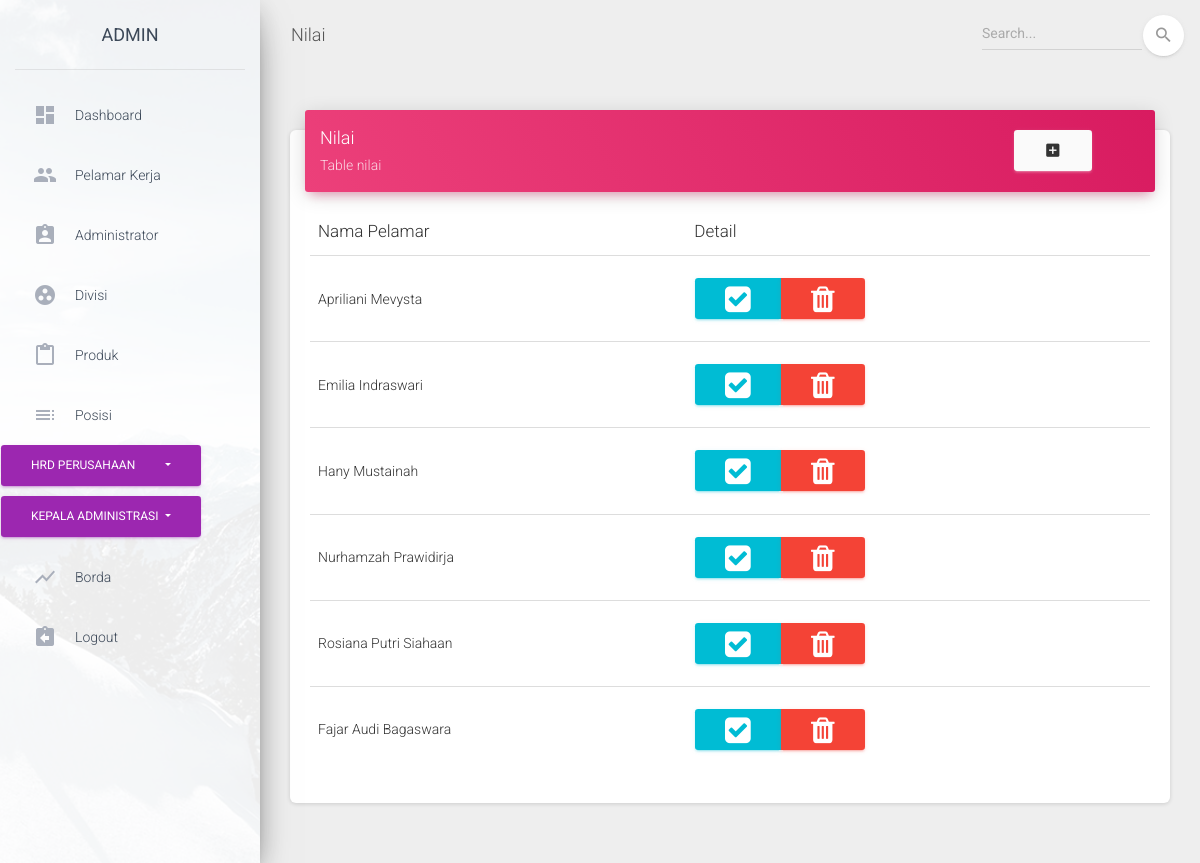
The page /index.php/nilai2 on the database its author committed.
### tables this page shows
CREATE TABLE `pelamar` (
  `id_pelamar` int(50) NOT NULL,
  `nama` varchar(55) NOT NULL,
  `email` varchar(25) NOT NULL,
  `pendidikan` varchar(255) NOT NULL,
  `nama_sekolah` varchar(45) NOT NULL,
  `alamat` varchar(100) NOT NULL,
  `no_hp` varchar(12) NOT NULL,
  `tempat_lahir` varchar(25) DEFAULT NULL,
  `tanggal_lahir` varchar(45) NOT NULL,
  `username` varchar(45) NOT NULL,
  `password` text NOT NULL,
  `jenis_kelamin` varchar(15) NOT NULL,
  `fk_posisi_magang` int(11) NOT NULL,
  `status` int(11) NOT NULL
);

### application/controllers/Nilai2.php (called while the page is built, shortened)
<?php
class Nilai2 extends CI_Controller {
	public function __construct(){
		$this->load->helper('url','form');
		$this->load->library('form_validation');
		$this->load->model('nilai_model2');
		$this->load->model('alternatif_model');
		$this->load->model('kriteria_model2');
		$this->load->model('PelamarModel');
	}
	public function index()
	{
		$object['alternatif']=$this->PelamarModel->getDataAlternatifByUser();
		$object['nilai_object']=$this->nilai_model2->get_alternatif_from_nilai();
		$this->load->view('admin/nilai2/template/header');
		$this->load->view('admin/nilai2/nilai',$object);
		$this->load->view('admin/nilai2/template/footer');
	}
}
?>

### index.php (called while the page is built, shortened)
<?php
require_once BASEPATH.'core/CodeIgniter.php';

### application/models/PelamarModel.php (called while the page is built, shortened)
<?php
class PelamarModel extends CI_Model {
	public function getDataAlternatifByUser()
	{
		$this->db->select('pelamar.id_pelamar,nama');
		$this->db->order_by("id_pelamar","asc");
		$query = $this->db->get('pelamar');
		return $query->result();
	}
}

### application/models/Nilai_model2.php (called while the page is built, shortened)
<?php
class nilai_model2 extends CI_Model
{
    public function get_alternatif_from_nilai()
        {
            $query = $this->db->query("SELECT DISTINCT id_pelamar FROM nilai2 ;");
            return $query->result();
        }
}
?>

### application/views/admin/nilai2/nilai.php (the view, shortened to what this page needs)
<div class="content">
  <div class="container-fluid">
    <div class="row">
      <div class="col-md-12">
        <div class="card">
          <div class="card-header card-header-rose">
            <div class="row">
              <div class="col-md-10">
                <h4 class="card-title ">Nilai</h4>
                <p class="card-category">Table nilai</p>
              </div>
              <div class="col-xs-2">
                <a href="<?= base_url('index.php/Nilai2/create')?>" rel="tooltip" title="Tambah Data" class="btn btn-secondary">
                  <i class="material-icons">add_box</i>
                </a>
              </div>
            </div>
          </div>
          <div class="card-body">
            <div class="table-responsive">
              <table class="table table-hover" cellspacing='0' width='100%'>
                <thead>
                  <tr>
                    <th>Nama Pelamar</th>
                    <th>Detail</th>
                  </tr>
                </thead>
                <tbody>
                  <?php if(!empty($nilai_object)){ $i=1;
                    foreach ($nilai_object as $key) { ?>
                      <tr>
                        <td>
                          <?php foreach ($alternatif as $k)
                          {
                            if($k->id_pelamar == $key->id_pelamar)
                              {?>
                                <?php echo $k->nama;
                              }
                            }
                            ?>
                          </td>
                          <td>
                           <div class="btn-group">
                             <a href="<?php echo site_url('Nilai2/detail/').$key->id_pelamar ?>" class="btn btn-info"><i class="fa fa-check-square" style="font-size:30px"></i></a>
                             <a href="<?php echo site_url('Nilai2/delete_alternatif/').$key->id_pelamar ?>" class="btn btn-danger"><i class="fa fa-trash" style="font-size:30px"></i></a>
                           </div>
                         </td>
                       </tr>
                     <?php }}else{ ?>
                      <tr>
                        <td colspan="1">Data Tidak Ada</td>
                        <td>
                        <?php } ?>
                      </tbody>
                    </table>
                  </div>
                </div>
              </div>
            </div>
          </div>
        </div>
      </div>
    </div>

### rows shown on the page
pelamar: nama "Apriliani Mevysta"
pelamar: nama "Emilia Indraswari"
pelamar: nama "Hany Mustainah"
pelamar: nama "Nurhamzah Prawidirja"
pelamar: nama "Rosiana Putri Siahaan"
pelamar: nama "Fajar Audi Bagaswara"
